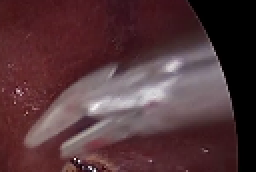
#> input picture data/cholec-tinytools/train/clipper/7013_17376.png, 128 x 86 px (shown 2 times larger); its folder holds only this picture in this run
$ python make_data_figures.py
#> lines starting #> are read from the running program, lines starting #| are printed output that depends on the picture
"""Step 2: look at the data before modelling.

Writes two figures to docs/figures/:
  class_grid.png      - 8 images per class, drawn from as many different
                        videos as possible (caption: video_frame, split)
  same_name_pairs.png - every filename that exists in two class folders,
                        shown side by side with both folder labels

Usage: python scripts/make_data_figures.py
"""
import collections
import random
from pathlib import Path

from PIL import Image, ImageDraw, ImageFont

ROOT = Path(__file__).resolve().parents[1]
DATA = ROOT / "data" / "cholec-tinytools"
OUT = ROOT / "docs" / "figures"
CLASSES = ["clipper", "grasper", "hook", "scissor"]
SCALE = 2  # 128x86 -> 256x172 so details are visible
FONT = ImageFont.load_default(size=13)


def all_paths():
    return sorted(DATA.glob("*/*/*.png"))


def tile(path, caption):
#> called with caption = '7013_17376 (train)'
    img = Image.open(path).convert("RGB")
#> img is the input picture: PIL image 128x86 RGB; mean R, G, B 84.1, 53.5, 57.8
    img = img.resize((img.width * SCALE, img.height * SCALE), Image.NEAREST)
#> img: PIL image 256x172 RGB
    canvas = Image.new("RGB", (img.width, img.height + 18), "white")
#> canvas: PIL image 256x190 RGB; every value is 255
    canvas.paste(img, (0, 0))
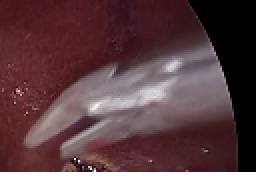
#> canvas: PIL image 256x190 RGB; mean R, G, B 100.3, 72.6, 76.5
    ImageDraw.Draw(canvas).text((3, img.height + 2), caption, fill="black", font=FONT)
    return canvas


def grid(rows, row_labels, label_w=90, pad=4):
    tw, th = rows[0][0].size
    ncol = max(len(r) for r in rows)
    W = label_w + ncol * (tw + pad)
    H = len(rows) * (th + pad)
    out = Image.new("RGB", (W, H), "white")
    d = ImageDraw.Draw(out)
    for i, (r, lab) in enumerate(zip(rows, row_labels)):
        y = i * (th + pad)
        d.text((4, y + th // 2 - 8), lab, fill="black", font=FONT)
        for j, t in enumerate(r):
            out.paste(t, (label_w + j * (tw + pad), y))
    return out


def class_grid(paths, per_class=8, seed=0):
    rng = random.Random(seed)
    rows = []
    for cls in CLASSES:
        by_video = collections.defaultdict(list)
        for p in paths:
            if p.parent.name == cls:
                by_video[p.name.split("_")[0]].append(p)
        # round-robin over videos so one long video doesn't fill the row
        vids = sorted(by_video)
        rng.shuffle(vids)
        for v in vids:
            rng.shuffle(by_video[v])
        picks = []
        while len(picks) < per_class and any(by_video.values()):
            for v in vids:
                if by_video[v] and len(picks) < per_class:
                    picks.append(by_video[v].pop())
        rows.append([tile(p, f"{p.stem} ({p.parts[-3][:5]})") for p in picks])
#> pass 2 of the loop in class_grid, `for cls in CLASSES:`:
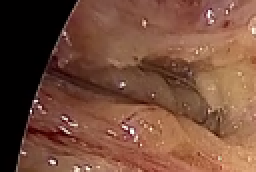
#> input picture data/cholec-tinytools/train/grasper/7013_10901.png, 128 x 86 px (shown 2 times larger)
#> in tile, img is the input picture: PIL image 128x86 RGB; mean R, G, B 117.7, 76.8, 58.6
#> img: PIL image 256x172 RGB
#> in tile (call 2), `canvas.paste(img, (0, 0))`:
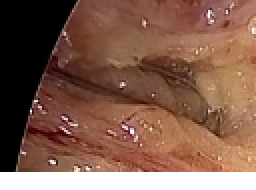
#> canvas: PIL image 256x190 RGB; mean R, G, B 130.7, 93.7, 77.2
    return grid(rows, CLASSES)
#> in grid, `out = Image.new("RGB", (W, H), "white")`: out: PIL image 350x776 RGB; every value is 255
#> after the loop in grid, `for i, (r, lab) in enumerate(zip(rows, row_labels)):`:
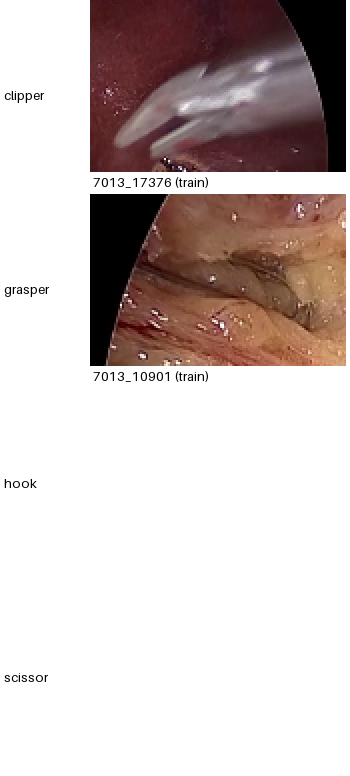
#> out: PIL image 350x776 RGB; mean R, G, B 204.1, 192.5, 190.3


def pair_grid(paths):
    by_name = collections.defaultdict(list)
    for p in paths:
        by_name[p.name].append(p)
    pairs = sorted((v for v in by_name.values() if len(v) > 1), key=lambda v: v[0].name)
    tiles = []
    for v in pairs:
        for p in v:
            tiles.append(tile(p, f"{p.stem}  {p.parts[-3][:5]}/{p.parent.name}"))
    # 4 pairs per row -> 8 tiles per row; each pair occupies adjacent tiles
    rows = [tiles[i:i + 8] for i in range(0, len(tiles), 8)]
    return grid(rows, [""] * len(rows), label_w=0, pad=6), len(pairs)


def main():
    OUT.mkdir(parents=True, exist_ok=True)
    paths = all_paths()
    class_grid(paths).save(OUT / "class_grid.png")
    g, n = pair_grid(paths)
    g.save(OUT / "same_name_pairs.png")
    print(f"{len(paths)} images; wrote class_grid.png and same_name_pairs.png ({n} pairs)")


if __name__ == "__main__":
#> (the run stopped early here; a loop or call above may not have finished)
